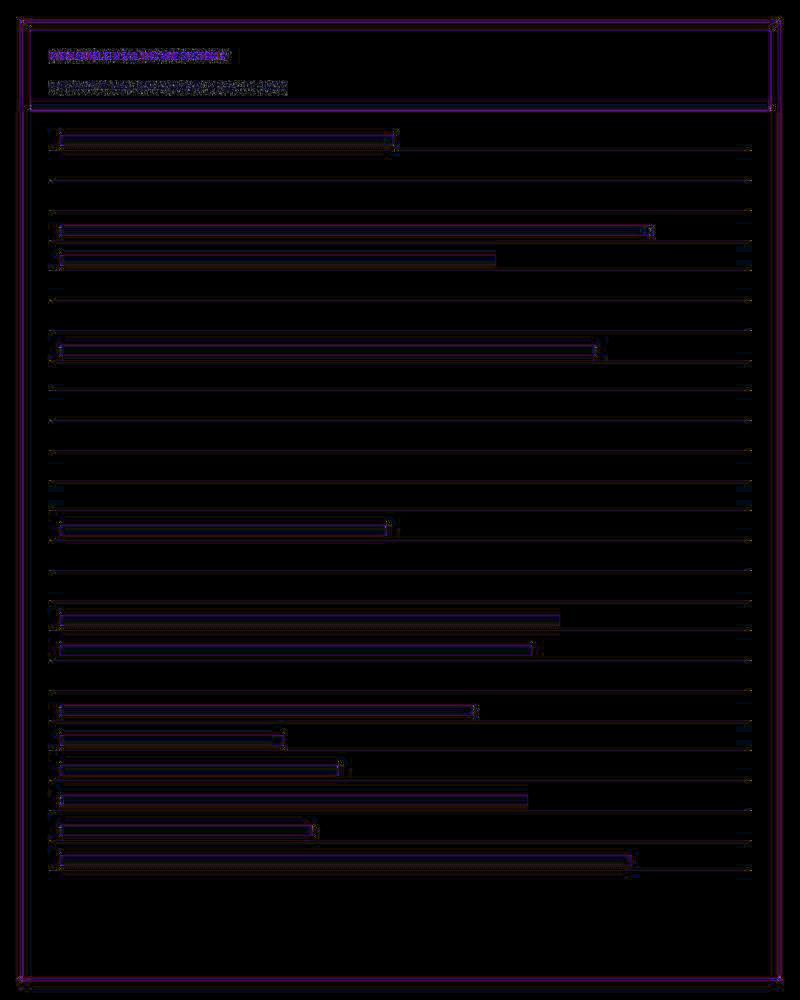
#> input picture dataset/claim_forms/claim_PT_10157.png_ela.jpg, 800 x 1000 px
$ python -i ela.py   (imports and definitions only)
#> lines starting #> are read from the running program, lines starting #| are printed output that depends on the picture
import os
import cv2
import numpy as np
from PIL import Image, ImageChops, ImageEnhance

def compute_ela_score(image_path: str, scale: int = 15, quality: int = 90) -> tuple[float, bool, str]:
    """
    Fast Error Level Analysis (ELA) with image resizing & disk caching.
    Returns:
      - ela_score (float [0.0 - 1.0])
      - tamper_detected (bool)
      - ela_image_path (str)
    """
#> called with scale = 15, quality = 90
    if not os.path.exists(image_path):
        return 0.0, False, ""

    ela_map_path = image_path + "_ela.jpg"

    try:
        orig = Image.open(image_path).convert('RGB')
#> orig is the input picture: PIL image 800x1000 RGB; mean R, G, B 7.3, 3.8, 7.5

        # Performance optimization: Resize large high-res documents for fast array processing
        if orig.width > 1200 or orig.height > 1200:
            orig.thumbnail((1200, 1200), Image.Resampling.BILINEAR)

        # Temporary recompressed file
        temp_filename = image_path + ".temp_ela.jpg"
        orig.save(temp_filename, 'JPEG', quality=quality)

        recompressed = Image.open(temp_filename).convert('RGB')
        diff = ImageChops.difference(orig, recompressed)

        extrema = diff.getextrema()
#> extrema = ((0, 16), (0, 17), (0, 42))
        max_diff = max([ex[1] for ex in extrema])
#> max_diff = 42
        if max_diff == 0:
            max_diff = 1

        scale_factor = 255.0 / max_diff
#> scale_factor = 6.07
        diff_enhanced = ImageEnhance.Brightness(diff).enhance(scale_factor * (scale / 10.0))
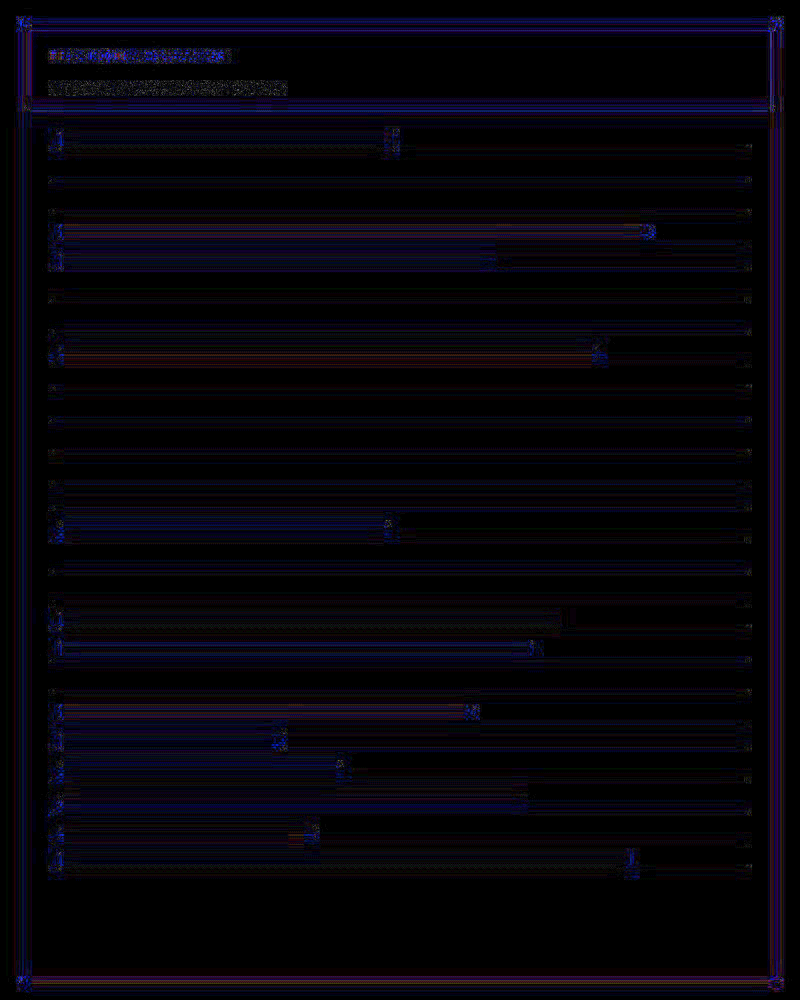
#> diff_enhanced: PIL image 800x1000 RGB; mean R, G, B 6.1, 4, 10.8
        diff_enhanced.save(ela_map_path)

        if os.path.exists(temp_filename):
            os.remove(temp_filename)

        ela_np = np.array(diff_enhanced)
        gray = cv2.cvtColor(ela_np, cv2.COLOR_RGB2GRAY)
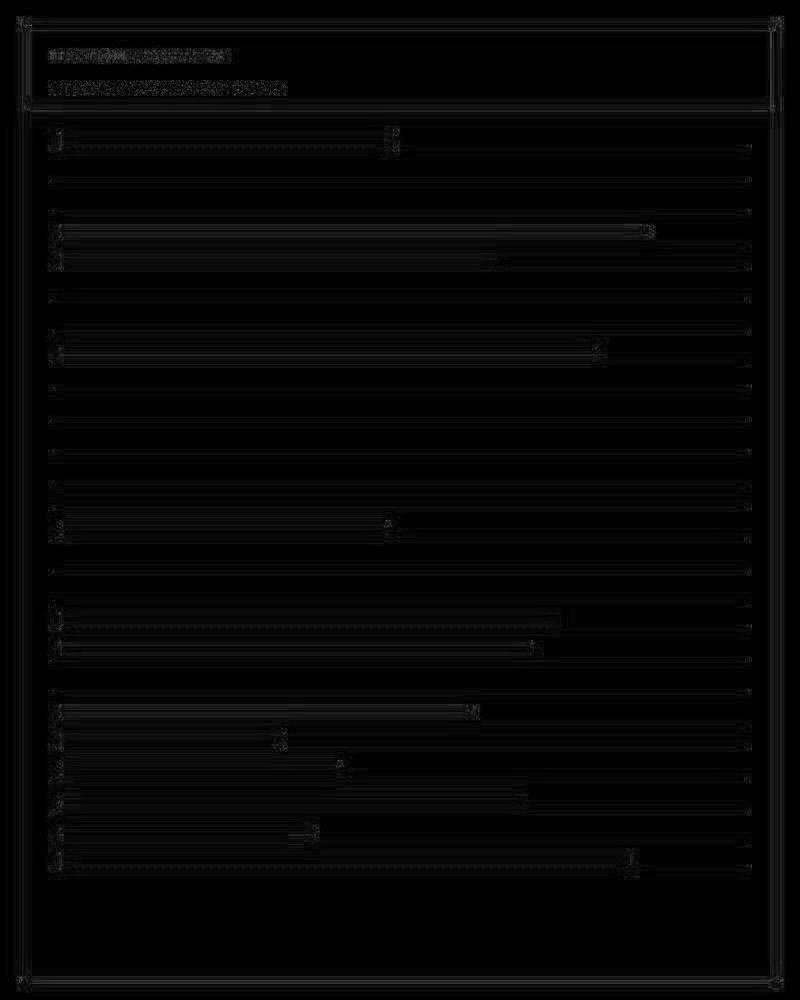
#> gray: shape (1000, 800); min 0, max 120, mean 5.4

        std_dev = float(np.std(gray))
#> std_dev = 7.92
        mean_val = float(np.mean(gray))
#> mean_val = 5.38

        score = min(1.0, round((std_dev * 1.5 + mean_val * 0.5) / 100.0, 3))
#> score = 0.146
        tamper_detected = score > 0.45
#> tamper_detected = False

        return score, tamper_detected, ela_map_path
    except Exception as e:
        print(f"Error computing ELA for {image_path}: {e}")
        return 0.0, False, ""

>>> result = compute_ela_score('../../dataset/claim_forms/claim_PT_10157.png_ela.jpg')
